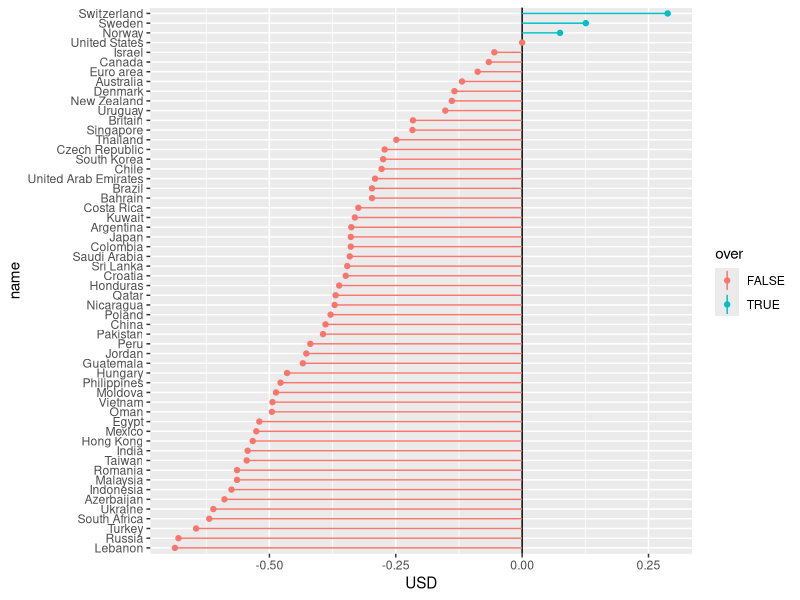

The R script that drew this image: (Note: this script raises an error after producing the figure.)
## ---- chunk 1
knitr::opts_chunk$set(
  message = FALSE,
  warning = FALSE,
  echo = TRUE,
  collapse = TRUE
)
## ---- chunk 2
library(tidyverse)
library(data.table)
## ---- chunk 3
big_mac_countries <- c('ARG', 'AUS', 'BRA', 'GBR', 'CAN', 'CHL', 'CHN', 'CZE', 'DNK',
                       'EGY', 'HKG', 'HUN', 'IDN', 'ISR', 'JPN', 'MYS', 'MEX', 'NZL',
                       'NOR', 'PER', 'PHL', 'POL', 'RUS', 'SAU', 'SGP', 'ZAF', 'KOR',
                       'SWE', 'CHE', 'TWN', 'THA', 'TUR', 'ARE', 'USA', 'COL', 'CRI',
                       'PAK', 'LKA', 'UKR', 'URY', 'IND', 'VNM', 'GTM', 'HND', # Venezuela removed
                       'NIC', 'AZE', 'BHR', 'HRV', 'JOR', 'KWT', 'LBN', 'MDA', 'OMN',
                       'QAT', 'ROU', 'EUZ')
## ---- chunk 4
big_mac_data <- fread('./source-data/big-mac-source-data.csv', na.strings = '#N/A') %>%
    .[!is.na(local_price)] %>%                    # remove lines where the local price is missing
    .[,GDP_dollar := as.numeric(GDP_dollar)] %>%  # convert GDP to a number
    .[order(date, name)]                          # sort by date and then by country name, for easy reading

tail(big_mac_data)

(latest_date <- big_mac_data$date %>% max)
## ---- chunk 5
big_mac_data[, dollar_price := local_price / dollar_ex]

tail(big_mac_data)
## ---- chunk 6
base_currencies <- c('USD', 'EUR', 'GBP', 'JPY', 'CNY')
## ---- chunk 7
big_mac_index <- big_mac_data[
    !is.na(dollar_price) & iso_a3 %in% big_mac_countries
    ,.(date, iso_a3, currency_code, name, local_price, dollar_ex, dollar_price)]

for(currency in base_currencies) {
    big_mac_index[
        ,                           # we don't want a subset, so our first argument is blank
        (currency) :=               # we'll add a new column named for the base set
            dollar_price /          # we divide the dollar price in each row by
                                    # the dollar price on the *base currency*'s row (.SD is a data.table
            .SD[currency_code == currency]$dollar_price -        # that contains only the current group)
            1,                      # one means parity (neither over- nor under-valued), so we subtract one
                                    # to get an over/under-valuation value
        by=date                     # and of course, we'll group these rows by date
    ]
}

big_mac_index[, (base_currencies) := round(.SD, 3), .SDcols=base_currencies]

tail(big_mac_index)
## ---- chunk 8
to_plot <- big_mac_index[date == latest_date]

to_plot$name = factor(to_plot$name, levels=to_plot$name[order(to_plot$USD)])

ggplot(to_plot[, over := USD > 0], aes(x=name, y=USD, color=over)) +
    geom_hline(yintercept = 0) +
    geom_linerange(aes(ymin=0, ymax=USD)) +
    geom_point() +
    coord_flip()
## ---- chunk 9
fwrite(big_mac_index, './output-data/big-mac-raw-index.csv')
## ---- chunk 10
big_mac_gdp_data <- big_mac_data[GDP_dollar > 0]

head(big_mac_gdp_data)
## ---- chunk 11
regression_countries <- c('ARG', 'AUS', 'BRA', 'GBR', 'CAN', 'CHL', 'CHN', 'CZE', 'DNK',
                          'EGY', 'EUZ', 'HKG', 'HUN', 'IDN', 'ISR', 'JPN', 'MYS', 'MEX',
                          'NZL', 'NOR', 'PER', 'PHL', 'POL', 'RUS', 'SAU', 'SGP', 'ZAF',
                          'KOR', 'SWE', 'CHE', 'TWN', 'THA', 'TUR', 'USA', 'COL', 'PAK',
                          'IND', 'AUT', 'BEL', 'NLD', 'FIN', 'FRA', 'DEU', 'IRL', 'ITA',
                          'PRT', 'ESP', 'GRC', 'EST')

big_mac_gdp_data <- big_mac_gdp_data[iso_a3 %in% regression_countries]

head(big_mac_gdp_data)
## ---- chunk 12
ggplot(big_mac_gdp_data, aes(x=GDP_dollar, y=dollar_price)) +
    facet_wrap(~date) +
    geom_smooth(method = lm, color='tomato') +
    geom_point(alpha=0.5)
## ---- chunk 13
big_mac_gdp_data[,adj_price := lm(dollar_price ~ GDP_dollar) %>% predict,by=date]

tail(big_mac_gdp_data)
## ---- chunk 14
ggplot(big_mac_gdp_data, aes(x=GDP_dollar, y=dollar_price)) +
    facet_wrap(~date) +
    geom_smooth(method = lm, color='tomato') +
    geom_linerange(aes(ymin=dollar_price, ymax=adj_price), color='royalblue', alpha=0.3) +
    geom_point(alpha=0.1) +
    geom_point(aes(y=adj_price), color='royalblue', alpha=0.5)
## ---- chunk 15
big_mac_adj_index <- big_mac_gdp_data[
    !is.na(dollar_price) & iso_a3 %in% regression_countries & iso_a3 %in% big_mac_countries
    ,.(date, iso_a3, currency_code, name, local_price, dollar_ex, dollar_price, GDP_dollar, adj_price)]

for(currency in base_currencies) {
    big_mac_adj_index[
        ,                           # we don't want a subset, so our first argument is blank
        (currency) :=               # we'll add a new column named for the base set
            (                       # we divide the dollar price by the adjusted price to get
                dollar_price / adj_price  # the deviation from our expectation by
            ) /
                                    # the same figure from the *base currency*'s row
            (
                .SD[currency_code == currency]$dollar_price /
                .SD[currency_code == currency]$adj_price
            ) -
            1,                      # one means parity (neither over- nor under-valued), so we subtract one
                                    # to get an over/under-valuation value
        by=date                     # and of course, we'll group these rows by date
    ]
}
big_mac_adj_index[, (base_currencies) := round(.SD, 3), .SDcols=base_currencies]

tail(big_mac_adj_index)
## ---- chunk 16
to_plot <- big_mac_adj_index[date == latest_date]
to_plot$name <- factor(to_plot$name, levels=to_plot$name[order(to_plot$USD)])

ggplot(to_plot[, over := USD > 0], aes(x=name, y=USD, color=over)) +
    geom_hline(yintercept = 0) +
    geom_linerange(aes(ymin=0, ymax=USD)) +
    geom_point() +
    coord_flip()
## ---- chunk 17
fwrite(big_mac_adj_index, './output-data/big-mac-adjusted-index.csv')
## ---- chunk 18
big_mac_full_index <- merge(big_mac_index, big_mac_adj_index,
      by=c('date', 'iso_a3', 'currency_code', 'name', 'local_price', 'dollar_ex', 'dollar_price'),
      suffixes=c('_raw', '_adjusted'),
      all.x=TRUE
     )

tail(big_mac_full_index)
## ---- chunk 19
fwrite(big_mac_full_index, './output-data/big-mac-full-index.csv')
